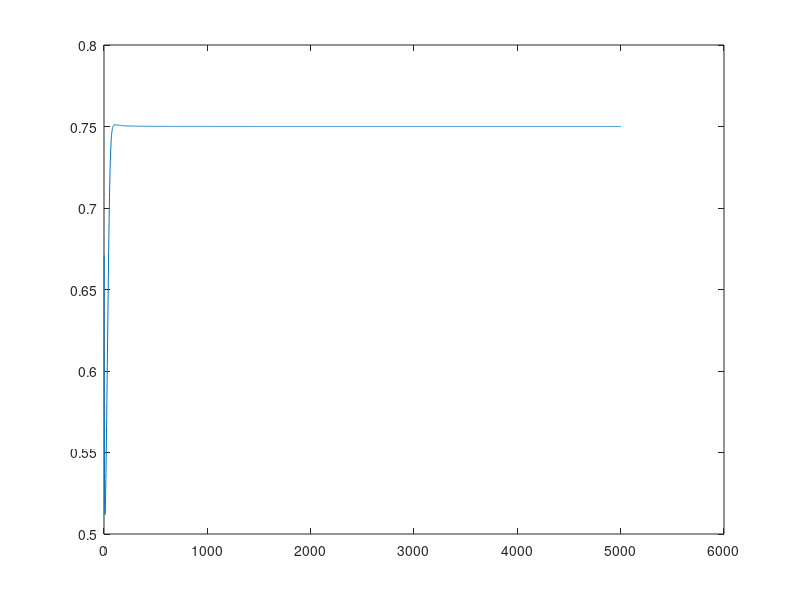

The MATLAB source for this figure:
clear;

epochs = 0;

inputs = [1 0 0 0;
          0 1 0 0;
          0 0 1 0;
          0 0 0 1];
      
targets = [1 0;
           1 0;
           0 1;
           0 1];
       
W = (2).*rand(4,2) - 1;
mse = intmax;
Lrate = .1;

while mse > 0.05
    epochs = epochs + 1;
    
    for n = 1:4
        in = inputs(n,:);
        targ = targets(n,:);
        
        out = in * W;
        Err = targ - out;
        errs(n) = mean(Err.^2);
        
        delta = Lrate * ((out.*(1-out).*Err)' * in)';
        W = W - delta;
    end
    
    mse = mean(errs)
    MSEs(epochs) = mse;
    
    if epochs > 5000
        mse = -1;
    end
    
end

disp(epochs)
plot(MSEs);
